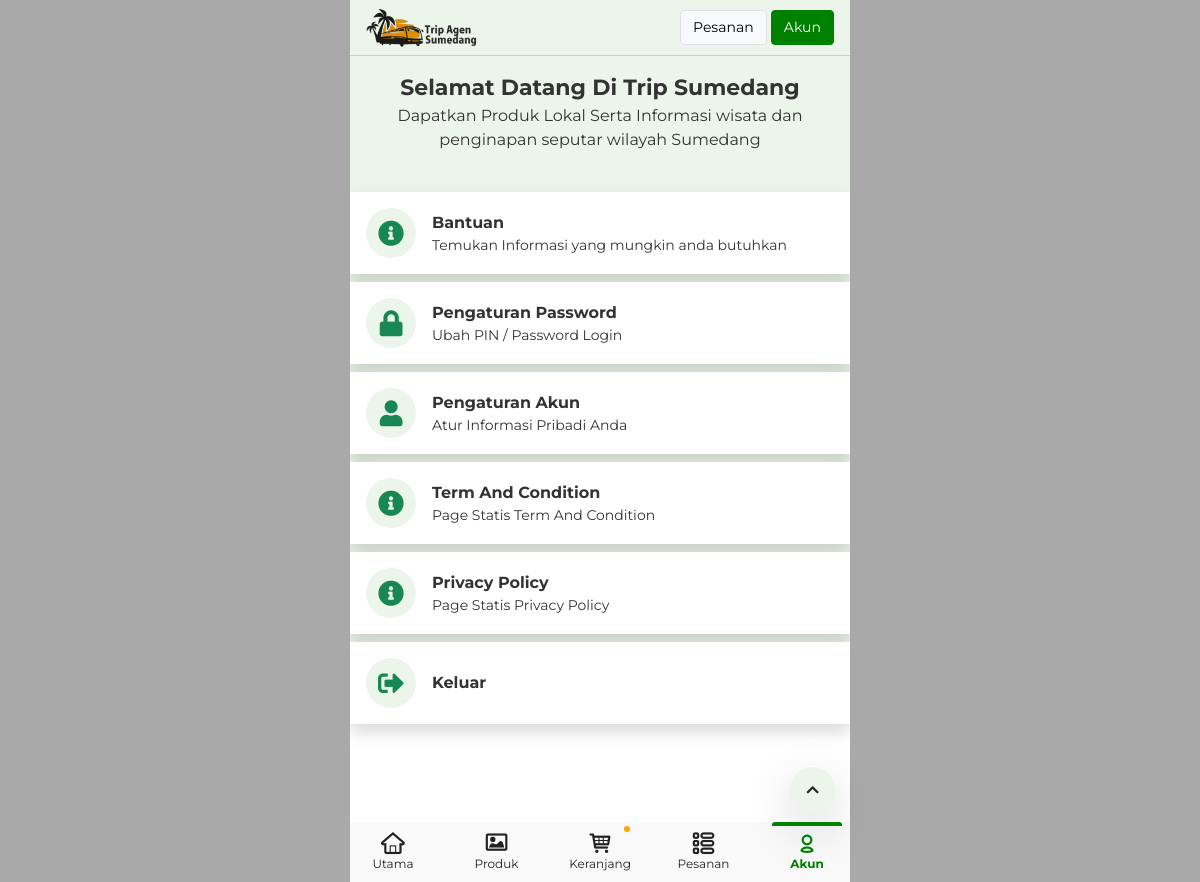
/page/akun (signed in), run on the app's committed database.
### tables this page shows
CREATE TABLE `settings` (
  `id` int(11) NOT NULL,
  `nama` varchar(200) NOT NULL,
  `deskripsi` text NOT NULL,
  `logo` varchar(200) NOT NULL,
  `favicon` varchar(200) NOT NULL,
  `id_provinsi` int(11) NOT NULL,
  `whatsapp` varchar(200) NOT NULL DEFAULT '6285657257215'
);

CREATE TABLE `page` (
  `id` int(11) NOT NULL,
  `title` varchar(200) NOT NULL,
  `text` text NOT NULL,
  `date` datetime NOT NULL DEFAULT current_timestamp(),
  `image` varchar(200) NOT NULL
);

### application/controllers/App.php (called while the page is built, shortened)
<?php
class App extends CI_Controller {
	public function page($page = "home" , $id = "", $param="")
	{
		$response = array();
		$response['site'] = base_url();
		$response['page'] = $page;
		$response['id'] = $id;
		include("user/data_user.php");
		include("globe/settings.php");
		$response['login'] = $login;
		if($page <> "logout"){
			$response['user'] = $user;
			$this->load->view('frontend/index',$response);
			$this->load->view('frontend/'.$page,$response);
			$this->load->view('frontend/index9',$response);
		} else {
			$_SESSION['user'] = "";
			redirect($site);
			header('location:'.$site);
		}
	}
}
?>

### index.php (called while the page is built, shortened)
<?php
require_once BASEPATH.'core/CodeIgniter.php';

### application/models/Model.php (called while the page is built, shortened)
<?php
class model extends CI_Model {
	public function get_obj($table,$where = ""){
		$table = str_replace('`','',$table); $table = "#".$table."#"; $table = str_replace('# ','',$table);  $table = str_replace(' #','',$table); $table = str_replace('#','',$table);
		if(!empty($where)){
			$data = $this->db->query("SELECT * FROM `$table` WHERE $where");
			return $data->result_object();
		} else {
			$data = $this->db->query("SELECT * FROM `$table` ");
			return $data->result_object();
		}
	}
	public function row($table,$where = ""){
		$table = str_replace('`','',$table); $table = "#".$table."#"; $table = str_replace('# ','',$table);  $table = str_replace(' #','',$table); $table = str_replace('#','',$table);
		if(!empty($where)){
			$data = $this->db->query("SELECT * FROM `$table` WHERE $where");
			return $data->num_rows();
		} else {
			$data = $this->db->query("SELECT * FROM `$table` ");
			return $data->num_rows();
		}
	}
}
?>

### application/controllers/globe/settings.php (called while the page is built, shortened)
<?php
$table = "settings";
$sql = "id<>-1";
$row = $this->model->row($table,$sql);
if($row >= 1){
	$data_list = $this->model->get_obj($table,$sql);
	foreach($data_list as $data){
		$settings= $data;
	}
}
?>

### application/helpers/function_indra_helper.php (called while the page is built, shortened)
<?php
	function title($title){$title = strtolower($title);$title = preg_replace("/[^A-Za-z0-9_ ]/", '', $title);$t = explode(' ',$title);$txx = "";$x =0;foreach($t as $tx){		if($tx != ""){		if($x == 0){		$txx = $tx;	} else {		$txx .= "-".$tx;	}	$x++;	}}return $txx;}
?>

### application/views/frontend/akun.php (the view, shortened to what this page needs)
<?php
if(!empty($login)){
?>
<div class="bg-style">
	<div class="padding">
		<div class="pt-3 pb-3" align="center">
			<b class="fs-22"> Selamat Datang Di <?php echo($settings->nama) ;  ?></b>
			<p class="mb-0"> <?php echo($settings->deskripsi) ;  ?> <br /> <br />
		</div>
	</div>
</div>
<div class="bg-style ">
	<a class="d-block padding shadow mb-2 bg-white nolink" href="<?php echo($site) ?>page/bantuan" >
		<div class="pt-3 pb-3">
			<div class="card-flex w-100">
				<div class="icon-div w-50p bg-style">
					<i class="fas fa-info-circle text-success fs-26">  </i>
				</div>
				<div class="w-100-50 ps-3">
					<b class="fs-16"> Bantuan </b>
					<p class="fs-14 mb-0"> Temukan Informasi yang mungkin anda butuhkan</p>
				</div>
			</div>
		</div>
	</a>
	<a class="d-block padding shadow mb-2 bg-white nolink" href="<?php echo($site) ?>page/settings-password" >
		<div class="pt-3 pb-3">
			<div class="card-flex w-100">
				<div class="icon-div w-50p bg-style">
					<i class="fas fa-lock text-success fs-26">  </i>
				</div>
				<div class="w-100-50 ps-3">
					<b class="fs-16"> Pengaturan Password </b>
					<p class="fs-14 mb-0"> Ubah PIN / Password Login </p>
				</div>
			</div>
		</div>
	</a>
	<a class="d-block padding shadow mb-2 bg-white nolink" href="<?php echo($site) ?>page/settings-profile" >
		<div class="pt-3 pb-3">
			<div class="card-flex w-100">
				<div class="icon-div w-50p bg-style">
					<i class="fas fa-user text-success fs-26">  </i>
				</div>
				<div class="w-100-50 ps-3">
					<b class="fs-16"> Pengaturan Akun </b>
					<p class="fs-14 mb-0">Atur Informasi Pribadi Anda </p>
				</div>
			</div>
		</div>
	</a>
	<?php $table = "page";
	$sql = "`id`<>-1";
	$row = $this->model->row($table,$sql);
	if($row >= 1){
		$dd = $this->model->get_obj($table,$sql);
		foreach($dd as $data){
			?>
	<a class="d-block padding shadow mb-2 bg-white nolink" href="<?php echo($site) ?>page/pages/<?php echo (title($data->title)."-".$data->id) ;  ?>" >
		<div class="pt-3 pb-3">
			<div class="card-flex w-100">
				<div class="icon-div w-50p bg-style">
					<i class="fas fa-info-circle text-success fs-26">  </i>
				</div>
				<div class="w-100-50 ps-3">
					<b class="fs-16"> <?php echo($data->title) ;  ?></b>
					<p class="fs-14 mb-0"> Page Statis <?php echo($data->title) ;  ?> </p>
				</div>
			</div>
		</div>
	</a>
			<?php
		}
	}
	 ?>
	<a class="d-block padding shadow mb-2 bg-white nolink" href="<?php echo($site) ?>page/logout" >
		<div class="pt-3 pb-3">
			<div class="card-flex w-100">
				<div class="icon-div w-50p bg-style">
					<i class="fas fa-sign-out-alt text-success fs-26">  </i>
				</div>
				<div class="w-100-50 ps-3">
					<b class="fs-16"> Keluar </b>
				</div>
			</div>
		</div>
	</a>
</div>
<?php } ?>

### application/views/frontend/a_header.php (shortened to what this page needs)
<header class="header-main padding"  style=" border-bottom:1px solid lightblue;" >
	<div class="header-logo-main"  style="height:55px;" >
		<div class="header-logo-width w-140p" onclick="document.location.href='<?php echo($site) ?>#'; ">
		<img  style="height: 40px;width : auto!important;"  src="<?php echo($site) ?>image/<?php echo($settings->logo) ;  ?>"></div>
		<div class="header-search-width w-100-140 ps-3 " align="right">
			<?php if(empty($login)){?>
			<a class="btn btn-light border" href="<?php echo($site) ?>page/daftar" > Daftar </a>
			<a class="btn btn-success" href="<?php echo($site) ?>page/login" > Masuk </a>
			<?php } else {?>
			<a class="btn btn-light border" href="<?php echo($site) ?>page/invoice"> Pesanan</a>
			<a class="btn btn-success" href="<?php echo($site) ?>page/akun" > Akun </a>
			<?php }  ?>
		</div>
	</div>
</header>

### assets_landing/css/styles.css (style rules this page uses)
.header-main { transition: 1s!important; background: #ebf5e9; width: inherit; position: relative; z-index: 99!important; max-width: 100%!important; }
.header-logo-main { display: flex; align-items: center; justify-content: center; padding-top: 10px; padding-bottom: 10px; }
.header-logo-width { width: 90px; }
.header-logo-width img { width: 100%; }
.header-search-width { width: calc(100% - 90px); }
.padding { padding-left: 1rem; padding-right: 1rem; }
body { font-family: "Montserrat",-apple-system,BlinkMacSystemFont,"Segoe UI",Roboto,"Helvetica Neue",Arial,"Noto Sans",sans-serif,"Apple Color Emoji","Segoe UI Emoji","Segoe UI Symbol","Noto Color Emoji"; }
.bg-style { background: #ebf5e9; }
a[href], a[href]:hover { text-decoration: none!important; }
.btn-success { background: green!important; border-color: green!important; }
.fs-14 { font-size: 14px; }
.color-black, .text-black, body { color: #333333; }
* ::placeholder { color: darkgray!important; font-style: italic; }
.btn { font-size: 14px; }
.w-100-140 { width: calc(100% - 140px); }
.w-50p { width: 50px!important; }
.w-100-50 { width: calc(100% - 50px); }
.w-140p { width: 140px; }
.fixed { position: fixed; }
.header-main.fixed { top: 0px!important; }
.fs-16 { font-size: 16px; }
.bg-style { background-color: #ebf5e9; }
.card-flex { display: flex; align-items: center; }
* { scroll-behavior: smooth; }
.nolink { color:inherit!important; text-decoration:none!important; }
.fs-22 { font-size : 22px }
.fs-26 { font-size : 26px }
.icon-div { width : 50px; height: 50px; border-radius:100%; display:inline-flex; justify-content:center; align-items:center; }

### data on the page
settings: logo (picture), nama "Trip Sumedang", deskripsi "Dapatkan Produk Lokal Serta Informasi wisata dan penginapan seputar wilayah Sumedang"
page: title "Term And Condition"
page: title "Privacy Policy"
